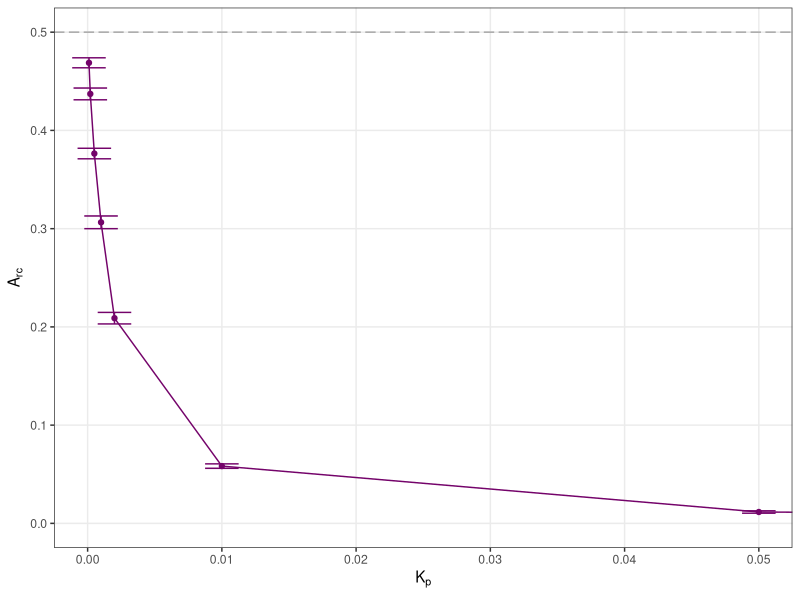
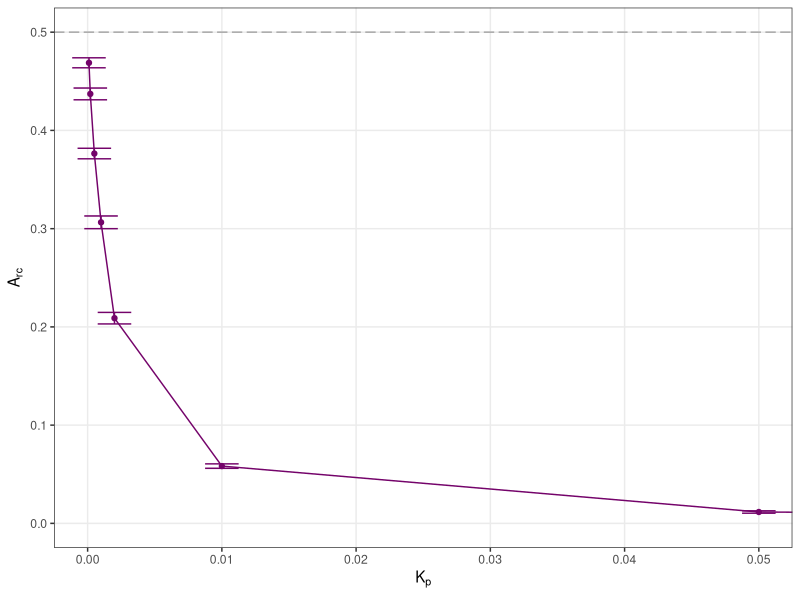

Recreate these plots in R, in order.
# Analyzer for well-mixed simulations

library(tidyverse)
library(patchwork)
library(plotrix)

data <- read.csv(file.path("Data", "1-well-mixed", "wellm_results.csv"))

# Something to check standard error bars
serrors <- aggregate(Relative_concentration ~ prop_break_rate, data = data,
        FUN = function(x) c(mean = mean(x), se = std.error(x)))
# Join this to the rest of the data


ggplot(
    data = data,
    mapping = aes(x = prop_break_rate, y = Relative_concentration)
) +
    geom_hline(yintercept = 0.5, linetype = "longdash", color="darkgrey") +
    geom_point(stat = "summary", fun="mean", color="#74036a", width=0.00025) +
    #geom_point(color="#0005D5") +
    geom_path(stat = "summary", fun="mean", color="#74036a") +
    stat_summary(fun.data = "mean_se", geom="errorbar", width=0.0025, color = "#74036a") +
    #geom_errorbar(stat="summary",
    #fun.ymin=function(x) {mean(x)-sd(x)/sqrt(length(x))},
    #fun.ymax=function(x) {mean(x)+sd(x)/sqrt(length(x))},
    #width = 0.01, linewidth = 0.5) +
    labs(
        x = bquote(K[p]),
        y = bquote(A[rc]),
    ) +
    coord_cartesian(xlim=c(0,0.05), ylim=c(0, 0.5)) + theme_bw() +
    theme(panel.grid.minor = element_blank())
    ggsave(file.path("Analysis", "Figures", "wellm_graph.svg"), width = 4, height = 4)
